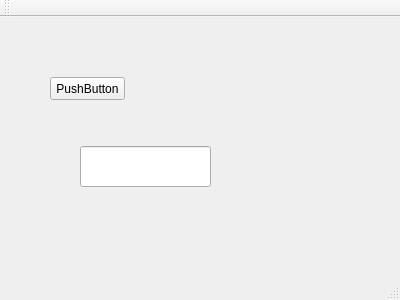
<?xml version="1.0" encoding="UTF-8"?>
<ui version="4.0">
 <class>MainWindow</class>
 <widget class="QMainWindow" name="MainWindow">
  <property name="geometry">
   <rect>
    <x>0</x>
    <y>0</y>
    <width>400</width>
    <height>300</height>
   </rect>
  </property>
  <property name="windowTitle">
   <string>MainWindow</string>
  </property>
  <widget class="QWidget" name="centralWidget">
   <widget class="QPushButton" name="pushButton">
    <property name="geometry">
     <rect>
      <x>50</x>
      <y>60</y>
      <width>75</width>
      <height>23</height>
     </rect>
    </property>
    <property name="text">
     <string>PushButton</string>
    </property>
   </widget>
   <widget class="QLineEdit" name="lineEdit">
    <property name="geometry">
     <rect>
      <x>80</x>
      <y>129</y>
      <width>131</width>
      <height>41</height>
     </rect>
    </property>
   </widget>
  </widget>
  <widget class="QMenuBar" name="menuBar">
   <property name="geometry">
    <rect>
     <x>0</x>
     <y>0</y>
     <width>400</width>
     <height>21</height>
    </rect>
   </property>
  </widget>
  <widget class="QToolBar" name="mainToolBar">
   <attribute name="toolBarArea">
    <enum>TopToolBarArea</enum>
   </attribute>
   <attribute name="toolBarBreak">
    <bool>false</bool>
   </attribute>
  </widget>
  <widget class="QStatusBar" name="statusBar"/>
 </widget>
 <layoutdefault spacing="6" margin="11"/>
 <resources/>
 <connections/>
</ui>
